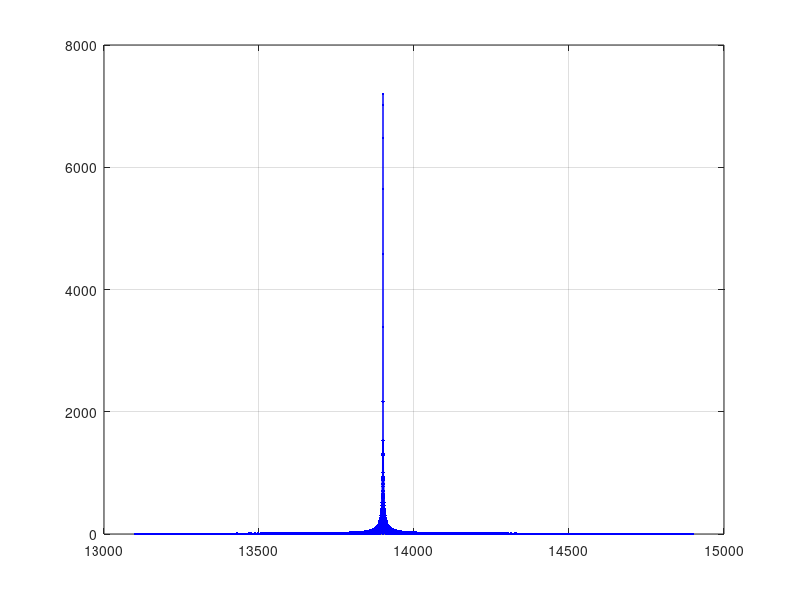

This chart was generated by the following MATLAB code:
%%
%
clc
clear
close all

c = 3e8;
dev  = 150e6;
dt   = 1/dev/8;
tau  = 6e-6;

R_0  = 14000;
tmin = 2*R_0/c - tau;
tmax = 2*R_0/c + tau ;
Mx   = 2*ceil((tmax - tmin)/2/dt);

R = 13900.00;
tx   = tmin + (0:Mx-1)*dt;

2*R/c/1e-6

td     = tx - 2*R/c; 
s_raw  = exp(1i*pi*dev/tau*(td.^2-td*tau)).*(td>=0 & td<=tau);


R3       = 14000.0;
td0      = tx - 2*R3/c;
h_range  = exp(1i*pi*dev/tau*(td0.^2-td0*tau)).*(td0>=0 & td0<=tau);
hF_range = fft(h_range);
fs_raw   = fft(s_raw);
fc_raw   = fs_raw.*conj(hF_range);
s_range  = fftshift(ifft(fc_raw));

figure
plot(tx.*c/2, abs(s_range), '.-b')
grid on